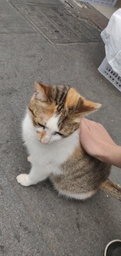
#> input picture CV-Python/imgesege_kmeans/scenery.jpg, 121 x 256 px, shrunk from 2176 x 4608 before the run
$ python 'K-Means聚类对比分割彩色图像.py'
#> lines starting #> are read from the running program, lines starting #| are printed output that depends on the picture
# coding: utf-8
import cv2
import numpy as np
import matplotlib.pyplot as plt

# 读取原始图像
img = cv2.imread('scenery.jpg')
#> img is the input picture: shape (256, 121, 3); mean B, G, R 111.4, 117.7, 125
print(img.shape)
#| (256, 121, 3)
# 图像二维像素转换为一维
data = img.reshape((-1, 3))
data = np.float32(data)
# 定义中心 (type,max_iter,epsilon)
criteria = (cv2.TERM_CRITERIA_EPS +
            cv2.TERM_CRITERIA_MAX_ITER, 10, 1.0)
# 设置标签
flags = cv2.KMEANS_RANDOM_CENTERS

# K-Means聚类 聚集成2类
compactness, labels2, centers2 = cv2.kmeans(data, 2, None, criteria, 10, flags)
#> compactness = 44615224.9; centers2 = [[99.98, 106, 112.3], [164.1, 171.7, 183.9]]
# K-Means聚类 聚集成4类
compactness, labels4, centers4 = cv2.kmeans(data, 4, None, criteria, 10, flags)
#> compactness = 15605845.9; centers4 = [[53.13, 61.19, 71.25], [116.7, 122.4, 128.1], [90.38, 96.8, 103.4], [168.9, 176.1, 188]]
# K-Means聚类 聚集成8类
compactness, labels8, centers8 = cv2.kmeans(data, 8, None, criteria, 10, flags)
#> compactness = 7317841; centers8 = [[199.5, 200, 201.1], [121.4, 125.4, 129.2], [159.7, 167.9, 182.7], [60.92, 69.37, 79.72], [34.01, 41.41, 51.21], [84, 90.56, 97.48], [119.6, 140.5, 165], [104.4, 110.2, 115.6]]
# K-Means聚类 聚集成16类
compactness, labels16, centers16 = cv2.kmeans(data, 16, None, criteria, 10, flags)
#> compactness = 5053104.2; centers16 = 16 rows, first 8: [204.6, 211.3, 216.2], [146.5, 163.5, 200.6], [218.7, 218.8, 219.7], [204.6, 202.2, 201.8], [117.5, 121.5, 125.1], [192.3, 192.7, 193.8], [109.4, 153.2, 196.9], [98.27, 104.2, 109.8]
# K-Means聚类 聚集成64类
compactness, labels64, centers64 = cv2.kmeans(data, 64, None, criteria, 10, flags)
#> compactness = 1548955.8; centers64 = 64 rows, first 8: [50.14, 56.56, 64.23], [66.86, 71.48, 75.51], [74.15, 78.45, 82.23], [61.11, 75.48, 93.63], [80.4, 81.64, 82.85], [219.9, 220.6, 222.2], [67.56, 102, 144.4], [77.48, 82.64, 87.39]

# 图像转换回uint8二维类型
centers2 = np.uint8(centers2)
#> centers2 = [[99, 106, 112], [164, 171, 183]]
res = centers2[labels2.flatten()]
dst2 = res.reshape((img.shape))
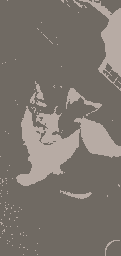
#> dst2: shape (256, 121, 3); mean B, G, R 110.6, 117.6, 124.6

centers4 = np.uint8(centers4)
#> centers4 = [[53, 61, 71], [116, 122, 128], [90, 96, 103], [168, 176, 187]]
res = centers4[labels4.flatten()]
dst4 = res.reshape((img.shape))
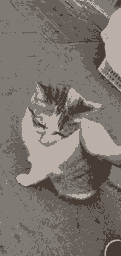
#> dst4: shape (256, 121, 3); mean B, G, R 110.8, 117.3, 124.7

centers8 = np.uint8(centers8)
#> centers8 = [[199, 200, 201], [121, 125, 129], [159, 167, 182], [60, 69, 79], [34, 41, 51], [83, 90, 97], [119, 140, 165], [104, 110, 115]]
res = centers8[labels8.flatten()]
dst8 = res.reshape((img.shape))
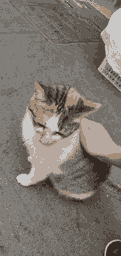
#> dst8: shape (256, 121, 3); mean B, G, R 110.8, 117.3, 124.6

centers16 = np.uint8(centers16)
#> centers16 = 16 rows, first 8: [204, 211, 216], [146, 163, 200], [218, 218, 219], [204, 202, 201], [117, 121, 125], [192, 192, 193], [109, 153, 196], [98, 104, 109]
res = centers16[labels16.flatten()]
dst16 = res.reshape((img.shape))
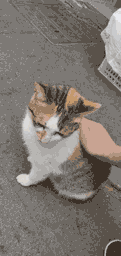
#> dst16: shape (256, 121, 3); mean B, G, R 110.8, 117.4, 124.6

centers64 = np.uint8(centers64)
#> centers64 = 64 rows, first 8: [50, 56, 64], [66, 71, 75], [74, 78, 82], [61, 75, 93], [80, 81, 82], [219, 220, 222], [67, 101, 144], [77, 82, 87]
res = centers64[labels64.flatten()]
dst64 = res.reshape((img.shape))

# 图像转换为RGB显示
img = cv2.cvtColor(img, cv2.COLOR_BGR2RGB)
dst2 = cv2.cvtColor(dst2, cv2.COLOR_BGR2RGB)
dst4 = cv2.cvtColor(dst4, cv2.COLOR_BGR2RGB)
dst8 = cv2.cvtColor(dst8, cv2.COLOR_BGR2RGB)
dst16 = cv2.cvtColor(dst16, cv2.COLOR_BGR2RGB)
dst64 = cv2.cvtColor(dst64, cv2.COLOR_BGR2RGB)

# 用来正常显示中文标签
plt.rcParams['font.sans-serif'] = ['SimHei']

# 显示图像
titles = [u'原始图像', u'聚类图像 K=2', u'聚类图像 K=4',
          u'聚类图像 K=8', u'聚类图像 K=16', u'聚类图像 K=64']
images = [img, dst2, dst4, dst8, dst16, dst64]
for i in range(6):
    plt.subplot(2, 3, i + 1), plt.imshow(images[i], 'gray'),
    plt.title(titles[i])
    plt.xticks([]), plt.yticks([])
plt.savefig('SegeImage.jpg')
plt.show()
